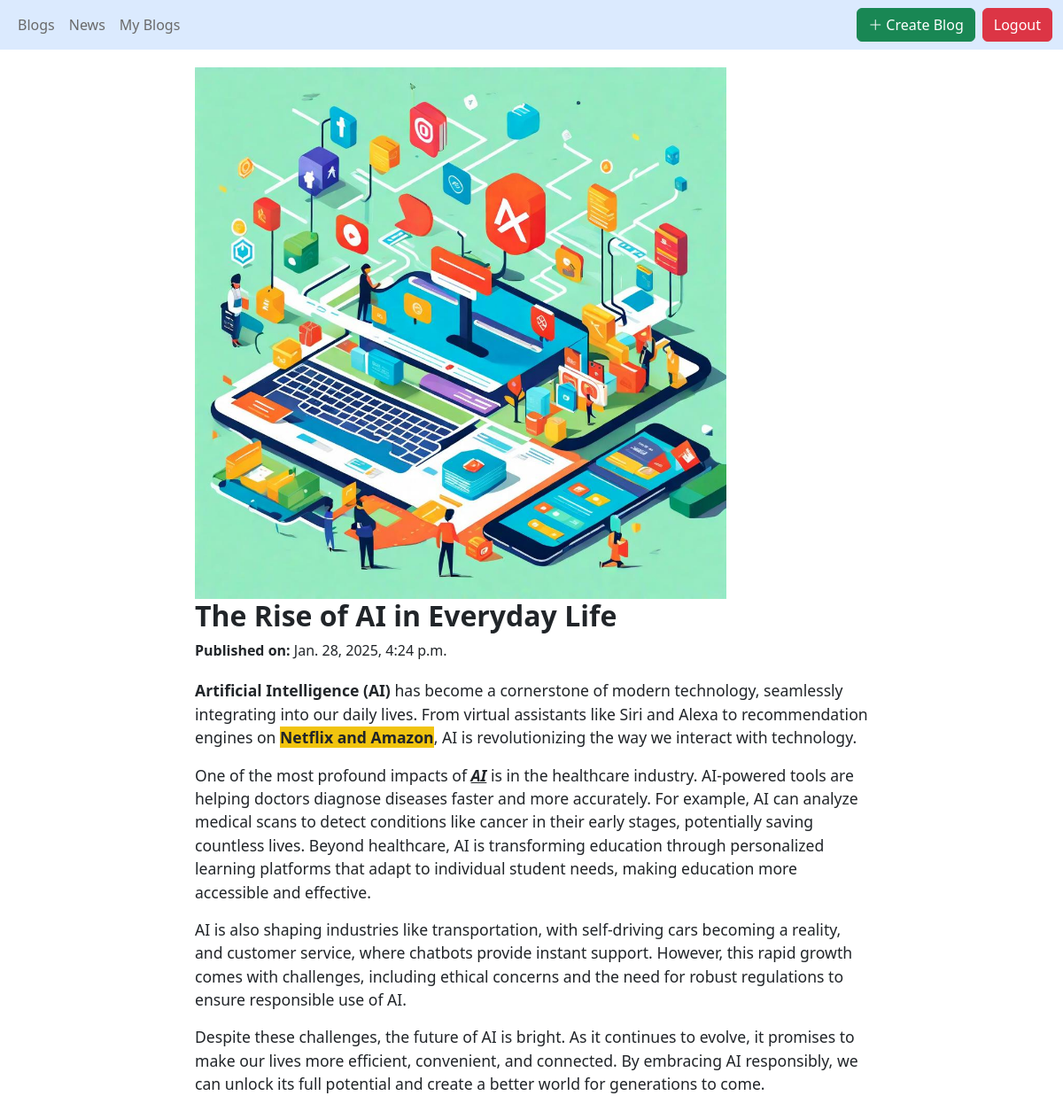
The app's page /1/blog/ (signed in) with its own data.
### blogs/models.py (models this page shows, shortened)
class Blog(models.Model):
    author=models.ForeignKey(User,on_delete=models.CASCADE)
    title=models.CharField(max_length=200,null=False,blank=False)
    coverimage=models.ImageField(upload_to='images/',null=True,blank=True)
    body=RichTextField()
    created_at=models.DateTimeField(auto_now_add=True)
    updated_at=models.DateTimeField(auto_now=True)

### blogs/views.py (the view)
# urls.py: path('<int:id>/blog/', single_blog, name="single_blog"),
def single_blog(request,id):
        blog=get_object_or_404(Blog,id=id)
        return render(request,'single-blog.html',{"blog":blog})

### blogs/templates/single-blog.html (shortened to what this page needs)
{% extends "layout.html" %}
{% block body %}
    <div class="blog-content">
        <img src="{{ blog.coverimage.url }}" alt="{{ blog.title }}" widht="900px" height="600px">
        <h1 class="blog-title">{{ blog.title }}</h1>
        <p><strong>Published on:</strong> {{ blog.created_at }}</p>
        <div class="blog-body">
            <p>{{ blog.body | safe }}</p>
        </div>
    </div>
{% endblock %}

### templates/layout.html (style rules this page uses)
* { margin: 0; padding: 0; }
html,body { box-sizing:border-box; height:100%; width: 100%; overflow-x:hidden; }

### blogs/templates/single-blog.html (style rules this page uses)
.blog-content { max-width: 800px; margin: 0 auto; padding: 20px; }
.blog-title { font-size: 2rem; font-weight: bold; }
.blog-body { font-size: 1.1rem; margin-top: 20px; }

### records on screen
Blog: coverimage (picture), title "The Rise of AI in Everyday Life", created_at "Jan. 28, 2025, 4:24 p.m.", body "Artificial Intelligence (AI) has become a cornerstone of modern technology, seamlessly integrating into our daily lives. From virtual assistants like Siri and Alexa to recommendation engines on Netflix and Amazon , AI is revolutionizing the way we interact with technology. One of the most profound impacts of AI is in the healthcare industry. AI-powered tools are helping doctors diagnose diseases faster and more accurately. For example, AI can analyze medical scans to detect conditions like cancer in their early stages, potentially saving countless lives. Beyond healthcare, AI is transforming education through personalized learning platforms that adapt to individual student needs, making…"
